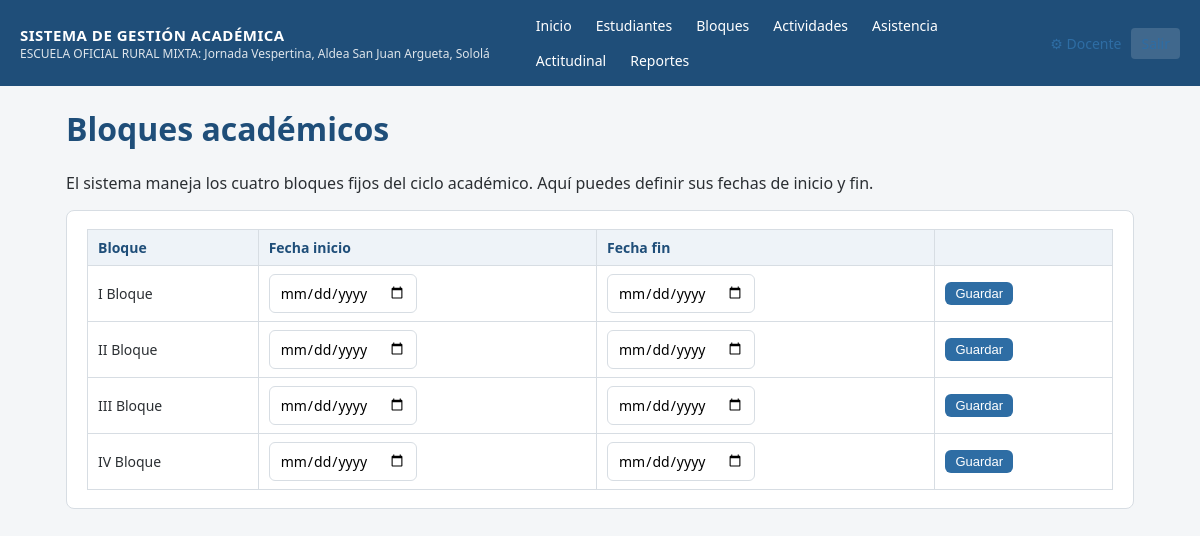
/bloques (signed in), run on the app's committed database.
### tables this page shows
CREATE TABLE configuracion (
    clave TEXT PRIMARY KEY,
    valor TEXT
);

CREATE TABLE bloques (
    id INTEGER PRIMARY KEY AUTOINCREMENT,
    nombre TEXT NOT NULL,
    numero INTEGER NOT NULL UNIQUE,
    fecha_inicio TEXT,
    fecha_fin TEXT,
    estado TEXT NOT NULL DEFAULT 'activo'
);

### app.py (the view, shortened to what this page needs)
@app.route("/bloques", methods=["GET", "POST"])
@login_required
def bloques():
    lista = query("SELECT * FROM bloques ORDER BY numero")
    return render_template("bloques.html", bloques=lista)

### app.py (called while the page is built)
def get_db():
    if "db" not in g:
        g.db = sqlite3.connect(DB_PATH)
        g.db.row_factory = sqlite3.Row
        g.db.execute("PRAGMA foreign_keys = ON")
    return g.db

def query(sql, args=(), one=False):
    cur = get_db().execute(sql, args)
    rows = cur.fetchall()
    return (rows[0] if rows else None) if one else rows

def login_required(view):
    @wraps(view)
    def wrapped(*args, **kwargs):
        if not session.get("usuario_id"):
            return redirect(url_for("login"))
        return view(*args, **kwargs)
    return wrapped

@app.context_processor
def inject_globals():
    cfg = {row["clave"]: row["valor"] for row in query("SELECT clave, valor FROM configuracion")}
    return dict(config=cfg, docente_nombre=session.get("nombre"))

### templates/bloques.html (shortened to what this page needs)
{% extends "base.html" %}
{% block content %}
<h1>Bloques académicos</h1>
<p>El sistema maneja los cuatro bloques fijos del ciclo académico. Aquí puedes definir sus fechas de inicio y fin.</p>
<div class="card">
<table>
    <tr><th>Bloque</th><th>Fecha inicio</th><th>Fecha fin</th><th></th></tr>
    {% for b in bloques %}
    <tr>
        <form method="post">
        <td>{{ b.nombre }}</td>
        <td><input type="date" name="fecha_inicio" value="{{ b.fecha_inicio or '' }}"></td>
        <td><input type="date" name="fecha_fin" value="{{ b.fecha_fin or '' }}"></td>
        <td>
            <button class="btn btn-sm" type="submit">Guardar</button>
        </td>
        </form>
    </tr>
    {% endfor %}
</table>
</div>
{% endblock %}

### templates/base.html (shortened to what this page needs)
<!DOCTYPE html>
<html lang="es">
<head>
<link rel="stylesheet" href="{{ url_for('static', filename='style.css') }}">
</head>
<body>
{% if session.get('usuario_id') %}
<header class="topbar no-print">
    <div class="brand">
        <span class="brand-title">SISTEMA DE GESTIÓN ACADÉMICA</span>
        <span class="brand-sub">{{ config.get('nombre_establecimiento','') }}</span>
    </div>
    <nav>
        <a href="{{ url_for('dashboard') }}">Inicio</a>
        <a href="{{ url_for('estudiantes_lista') }}">Estudiantes</a>
        <a href="{{ url_for('bloques') }}">Bloques</a>
        <a href="{{ url_for('actividades_lista') }}">Actividades</a>
        <a href="{{ url_for('asistencia') }}">Asistencia</a>
        <a href="{{ url_for('actitudinal') }}">Actitudinal</a>
        <a href="{{ url_for('reportes_index') }}">Reportes</a>
    </nav>
    <div class="user-box">
        <a href="{{ url_for('configuracion') }}" title="Mi cuenta y áreas/cursos">⚙ {{ docente_nombre }}</a>
        <a href="{{ url_for('logout') }}" class="logout">Salir</a>
    </div>
</header>
{% endif %}
<main class="container">
    {% block content %}{% endblock %}
</main>
</body>
</html>

### static/style.css (style rules this page uses)
:root { --azul: #1f4e79; --azul-claro: #2e6da4; --gris: #f4f6f8; --borde: #d7dde3; --verde: #2e7d32; --rojo: #c62828; --texto: #2b2f33; }
* { box-sizing: border-box; }
body { margin: 0; font-family: "Segoe UI", Arial, sans-serif; background: var(--gris); color: var(--texto); }
a { color: var(--azul-claro); text-decoration: none; }
.topbar { background: var(--azul); color: #fff; display: flex; align-items: center; flex-wrap: wrap; gap: 16px; padding: 10px 20px; }
.brand { display: flex; flex-direction: column; margin-right: 20px; }
.brand-title { font-weight: 700; font-size: 15px; letter-spacing: .5px; }
.brand-sub { font-size: 12px; opacity: .85; }
.topbar nav { display: flex; flex-wrap: wrap; gap: 4px; flex: 1; }
.topbar nav a { color: #fff; padding: 6px 10px; border-radius: 4px; font-size: 14px; }
.user-box { display: flex; align-items: center; gap: 10px; font-size: 14px; }
.logout { background: rgba(255,255,255,.15); padding: 6px 10px; border-radius: 4px; }
.container { max-width: 1100px; margin: 20px auto; padding: 0 16px 60px; }
h1, h2, h3 { color: var(--azul); }
.card { background: #fff; border: 1px solid var(--borde); border-radius: 8px; padding: 18px 20px; margin-bottom: 20px; }
table { border-collapse: collapse; width: 100%; background: #fff; font-size: 14px; }
table th, table td { border: 1px solid var(--borde); padding: 8px 10px; text-align: left; }
table th { background: #eef3f8; color: var(--azul); }
.btn { display: inline-block; background: var(--azul-claro); color: #fff; border: none; padding: 8px 16px; border-radius: 6px; cursor: pointer; font-size: 14px; }
.btn-sm { padding: 4px 10px; font-size: 13px; }
input, select, textarea { padding: 8px 10px; border: 1px solid var(--borde); border-radius: 6px; font-size: 14px; font-family: inherit; }

### data on the page
configuracion: get "ESCUELA OFICIAL RURAL MIXTA: Jornada Vespertina, Aldea San Juan Argueta, Sololá"
bloques: nombre "I Bloque"
bloques: nombre "II Bloque"
bloques: nombre "III Bloque"
bloques: nombre "IV Bloque"

### other printed values
{{ docente_nombre }} "Docente"
